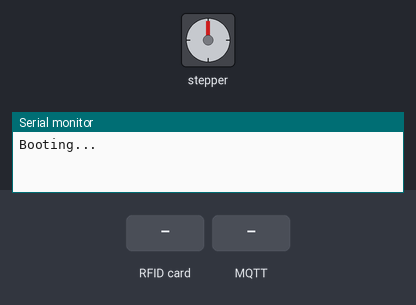
Recording of a sketch running on a simulated ESP32. On the bench: stepper motor, the last lines printed to the serial monitor. The inputs (shaded band) are chosen by the test bench. WiFi joins after 1.5 s; servers stay silent unless stated; no MQTT or app messages arrive unless stated; not simulated (calls return 0 or success): credentials.h; stepper angles assume 200 steps per turn.

Above: at 1.2 s.
1.3 s: RFID card 5E 7A 19 C4 held to the reader
3.0 s: MQTT message "2" arrives on the first subscribed topic
At 5.28 s:
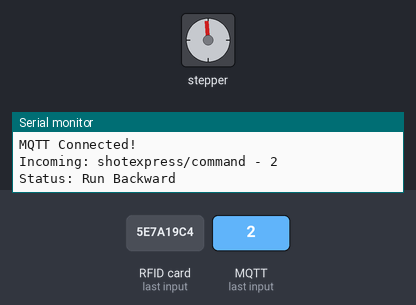
At 5.89 s:
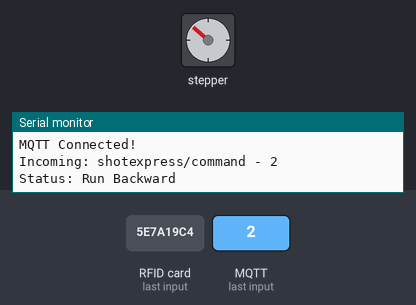
6.0 s: MQTT message "0" arrives on the first subscribed topic
8.4 s: MQTT message "1" arrives on the first subscribed topic
At 10.9 s:
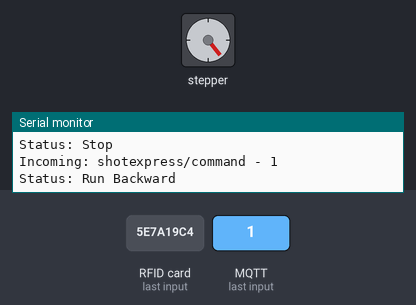
11.4 s: MQTT message "2" arrives on the first subscribed topic
At 11.6 s:
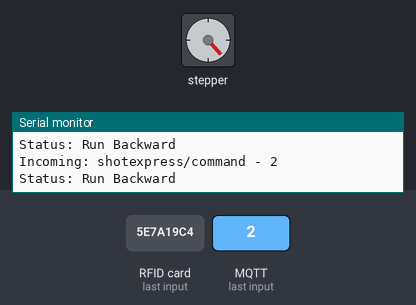
14.4 s: MQTT message "on" arrives on the first subscribed topic
Timing chart, 0 to 18.4 s (numbered marks = the images above; inputs shaded):
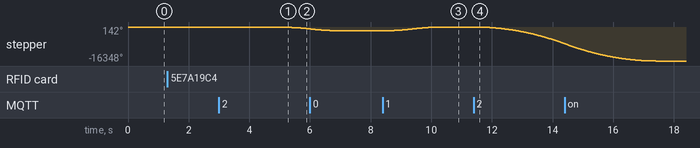

The sketch:

Train.ino
```cpp
#include <SPI.h>
#include <WiFi.h>
#include <MQTT.h>
#include <FastAccelStepper.h>
#include <SoftwareSerial.h>
#include <WiFiUdp.h>
#include <MFRC522.h>
#include <ESPmDNS.h>
#include "credentials.h"
// #include <ArduinoOTA.h>

constexpr int STEP_PIN = 2;
constexpr int DIR_PIN =  19;
constexpr int EN_PIN =   5;
constexpr int RST_PIN = 22;
constexpr int SS_PIN = 15;
constexpr int SCK_PIN = 14;
constexpr int MISO_PIN = 13;
constexpr int MOSI_PIN = 12;

constexpr unsigned long WIFI_RETRY_INTERVAL = 5000;
constexpr unsigned long MQTT_PUBLISH_INTERVAL = 1000;
constexpr unsigned long RFID_CHECK_INTERVAL = 250;
constexpr unsigned long MAX_SPEED = 12000;
constexpr unsigned long ACCELERATION = 1000;

constexpr const char* ssid = SECRET_PASS;
constexpr const char* pass = SECRET_SSID;
constexpr const char* mqttClientID = "StupidStepper"; // TODO rename?
constexpr const char* mqttClientUsername = "admin";
constexpr const char* mqttClientPassword = "123";
constexpr const char* mqttHost = "192.168.16.127"; // My Laptop for now
constexpr const char* mqttSubTopic = "shotexpress/command";

MFRC522 mfrc522(SS_PIN, RST_PIN);
unsigned long lastRfidChecktime = 0;
String rfidBuffer = "";
String lastReadTag = "";

WiFiClient net;
MQTTClient mqttClient;

WiFiServer telnetServer(23);
WiFiClient telnetClient;

FastAccelStepperEngine engine;
FastAccelStepper *stepper = NULL;

unsigned long lastWifiRetry = 0;
unsigned long lastPublishTime = 0;
unsigned long lastRFIDTime = 0;

// Train States
// 0 - stop, 1 - backward, 2 - forward
int currentState = 0;

void debugPrint(String msg) {
  Serial.print(msg);
  if (telnetClient && telnetClient.connected()) {
    telnetClient.print(msg);
  }
}

void debugPrintln(String msg) {
  Serial.println(msg);
  if (telnetClient && telnetClient.connected()) {
    telnetClient.println(msg);
  }
}
// ----------------------------------------------

void messageReceived(String &topic, String &payload) {
  debugPrintln("Incoming: " + topic + " - " + payload);

  int newCommand = payload.toInt();

  if (newCommand != currentState) {
    currentState = newCommand;

    switch (currentState) {
      case 2:
        stepper->runBackward();
        debugPrintln("Status: Run Backward");
        break;
      case 1:
        stepper->move(1000);
        debugPrintln("Status: Run Backward");
        break;
      case 0:
        stepper->stopMove();
        debugPrintln("Status: Stop");
        break;
      default:
        debugPrintln("Error: Invalid command");
        break;
    }
  }
}

// void setupOTA() {
//   ArduinoOTA.setHostname(mqttClientID); // Hostname for port scanning

//   ArduinoOTA.onStart([]() {
//     String type;
//     if (ArduinoOTA.getCommand() == U_FLASH)
//       type = "sketch";
//     else // U_SPIFFS
//       type = "filesystem";

//     if (stepper) {
//       stepper->forceStop();
//     }
//     debugPrintln("Start updating " + type);
//   });

//   ArduinoOTA.onEnd([]() {
//     debugPrintln("\nEnd");
//   });

//   ArduinoOTA.onProgress([](unsigned int progress, unsigned int total) {
//     // Avoid spamming telnet during progress, usually too fast
//     // Serial.printf("Progress: %u%%\r", (progress / (total / 100)));
//   });

//   ArduinoOTA.onError([](ota_error_t error) {
//     debugPrint("Error: ");
//     if (error == OTA_AUTH_ERROR) debugPrintln("Auth Failed");
//     else if (error == OTA_BEGIN_ERROR) debugPrintln("Begin Failed");
//     else if (error == OTA_CONNECT_ERROR) debugPrintln("Connect Failed");
//     else if (error == OTA_RECEIVE_ERROR) debugPrintln("Receive Failed");
//     else if (error == OTA_END_ERROR) debugPrintln("End Failed");
//   });

//   ArduinoOTA.begin();
// }

void handleTelnet() {
  // Check for new clients
  if (telnetServer.hasClient()) {
    if (!telnetClient || !telnetClient.connected()) {
      if (telnetClient) telnetClient.stop(); // Clean up old
      telnetClient = telnetServer.available(); // Accept new
      telnetClient.println("Connected to StupidStepper Debug Console");
      debugPrintln("New Telnet Client Connected");
    } else {
      // Reject if already connected
      WiFiClient serverClient = telnetServer.available();
      serverClient.stop();
      debugPrintln("Rejected extra Telnet connection");
    }
  }
}

void handleConnection() {
  unsigned long currentMillis = millis();

  if (WiFi.status() != WL_CONNECTED) {
    if (currentMillis - lastWifiRetry > WIFI_RETRY_INTERVAL) {
      Serial.print("Connecting to WiFi...");
      WiFi.begin(ssid, pass);
      lastWifiRetry = currentMillis;
    }
    return;
  }

  // ArduinoOTA.handle();

  handleTelnet();

  if (!mqttClient.connected()) {
    if (currentMillis - lastWifiRetry > WIFI_RETRY_INTERVAL) {
      debugPrintln("Connecting MQTT...");

      if (mqttClient.connect(mqttClientID, mqttClientUsername, mqttClientPassword)) {
        debugPrintln("MQTT Connected!");
        mqttClient.subscribe(mqttSubTopic);
      } else {
        debugPrint(".");
      }
      lastWifiRetry = currentMillis;
    }
  }
}

void setup() {
  Serial.begin(115200);
  Serial.println("Booting...");

  SPI.begin(SCK_PIN, MISO_PIN, MOSI_PIN, SS_PIN);
  mfrc522.PCD_Init();

  engine.init();
  stepper = engine.stepperConnectToPin(STEP_PIN);

  if (stepper) {
    stepper->setDirectionPin(DIR_PIN);
    stepper->setEnablePin(EN_PIN);
    stepper->setAutoEnable(true);
    stepper->setSpeedInHz(MAX_SPEED);
    stepper->setAcceleration(ACCELERATION);
  }

  WiFi.mode(WIFI_STA);
  WiFi.begin(ssid, pass);

  telnetServer.begin();
  telnetServer.setNoDelay(true); // Faster transmission

  // setupOTA();

  mqttClient.begin(mqttHost, net);
  mqttClient.onMessage(messageReceived);
}

void loop() {
  handleConnection();

  if (mqttClient.connected()) {
    mqttClient.loop();

    if (millis() - lastPublishTime > MQTT_PUBLISH_INTERVAL) {
      mqttClient.publish("shotexpress/status", "Alive");
      lastPublishTime = millis();
    }
  }

  if (mfrc522.PICC_IsNewCardPresent() && mfrc522.PICC_ReadCardSerial()) {
    String uidString = "";
    for (byte i = 0; i < mfrc522.uid.size; i++) {
      if (mfrc522.uid.uidByte[i] < 0x10) uidString += "0";
      uidString += String(mfrc522.uid.uidByte[i], HEX);
    }
    uidString.toUpperCase();
    lastReadTag = uidString;

    mfrc522.PICC_HaltA();
  }

  if (millis() - lastRfidChecktime >= RFID_CHECK_INTERVAL) {
    lastRfidChecktime = millis();

    if (lastReadTag != "") {
      Serial.println("Card ID : " + lastReadTag);
      lastReadTag = "";
    }
  }
}
```

motor.cpp
```cpp
#include "motor.h"

#include <Arduino.h>

const uint8_t IN_PIN_1 = 22;
const uint8_t IN_PIN_2 = 23;

const int MAX_SPEED = 255;
const int RAMP_STEP_DELAY_MS = 40;
const int REVERSE_BRAKE_MS = 1000;

const uint16_t PWM_FREQUENCY = 2000;
const uint8_t PWM_RESOLUTION = 8;

static int current_speed = 0;

static void apply_pwm();
static void ramp_to_speed(int target_speed);

void motor_setup() {
    ledcAttach(IN_PIN_1, PWM_FREQUENCY, PWM_RESOLUTION);
    ledcAttach(IN_PIN_2, PWM_FREQUENCY, PWM_RESOLUTION);
    set_stop();
}

void set_speed(int speed) {
    speed = constrain(speed, -MAX_SPEED, MAX_SPEED);
    ramp_to_speed(speed);
}

int get_speed() { return current_speed; }

int get_direction() {
    if (current_speed > 0) return 1;
    if (current_speed < 0) return -1;
    return 0;
}

void set_stop() {
    ledcWrite(IN_PIN_1, 0);
    ledcWrite(IN_PIN_2, 0);
    current_speed = 0;
    delay(REVERSE_BRAKE_MS);
}

static void ramp_to_speed(int target_speed) {
    target_speed = constrain(target_speed, -MAX_SPEED, MAX_SPEED);

    if (current_speed * target_speed < 0) {  // reverse speed
        while (current_speed != 0) {
            current_speed += (current_speed > 0) ? -1 : 1;
            apply_pwm();
            delay(RAMP_STEP_DELAY_MS);
        }
        set_stop();
    }

    while (current_speed != target_speed) {
        current_speed += (current_speed < target_speed) ? 1 : -1;
        apply_pwm();
        delay(RAMP_STEP_DELAY_MS);
    }
    apply_pwm();
}

static void apply_pwm() {
    if (current_speed > 0) {
        ledcWrite(IN_PIN_1, current_speed);
        ledcWrite(IN_PIN_2, 0);
    } else if (current_speed < 0) {
        ledcWrite(IN_PIN_1, 0);
        ledcWrite(IN_PIN_2, -current_speed);
    } else {  // TODO: needed?
        ledcWrite(IN_PIN_1, 0);
        ledcWrite(IN_PIN_2, 0);
    }
}
```

motor.h
```cpp
#ifndef MOTOR_H
#define MOTOR_H

#include <Arduino.h>

extern const uint8_t IN_PIN_1;
extern const uint8_t IN_PIN_2;

extern const int MAX_SPEED;
extern const int RAMP_DELAY;
extern const int STOP_DELAY;

extern const uint16_t PWM_FREQUENCY;
extern const uint8_t PWM_RESOLUTION;

void motor_setup();

void set_speed(int speed);
int get_speed();
int get_direction();
void set_stop();

#endif
```

Measured:
- after the input at 3.0 s, stepper: keeps turning counter-clockwise at about 871°/s, starting after 2.1 s
- after the input at 8.4 s, stepper: turns 1800° clockwise in 1.9 s, starting after 0.05 s
- after the input at 11.4 s, stepper: keeps turning counter-clockwise at about 2739°/s, starting at once
